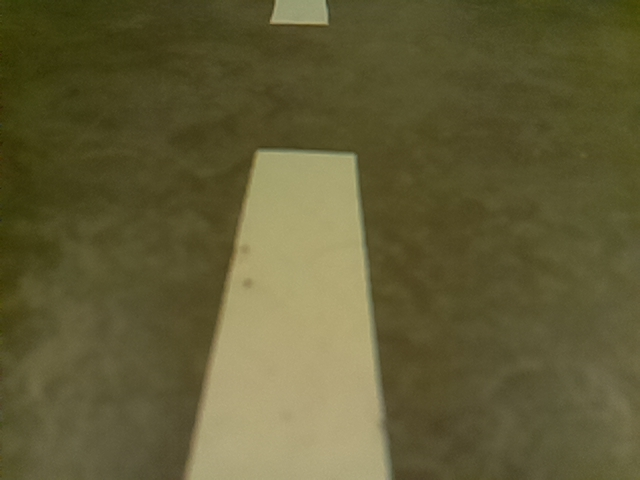
#> input picture src/line_recognition/images/1.jpg, 640 x 480 px; its folder holds only this picture in this run
$ python find_line2.py   (Python 2 division)
#> lines starting #> are read from the running program, lines starting #| are printed output that depends on the picture; after the words box and inside, x2 and y2 are one past the last pixel; in counts of white or black regions, pixels touching at a corner belong together
from skimage.morphology import skeletonize
from skimage import draw, img_as_ubyte
import numpy as np
import matplotlib.pyplot as plt
import cv2
import math

def line_angle(l):
    return int(math.degrees(math.atan2(-(l[3]-l[1]),(l[2]-l[0]))))+180


def sameAngle(line, others):
    for other in others:
        if abs(line_angle(line)%180-line_angle(other)%180) < 40:
            return True
    return False

def onSameLine(line, others):
    other = others[0]
    p1 = (other[0],other[1])
    p2 = (other[2], other[3])
    p3 = (line[0], line[1])
    u = ((p3[0]-p1[0])*(p2[0]-p1[0])+(p3[1]-p1[1])*(p2[1]-p1[1]))/(dist(p2,p1)**2)
    x = p1[0]+u*(p2[0]-p1[0])
    y = p1[1]+u*(p2[1]-p1[1])
    return dist((x,y),p3) < 10

def dist(p1, p2):
    return math.hypot(p1[0]-p2[0],p1[1]-p2[1])

def horizontal(line):
    return -45 < line_angle(line) < 45 or 135 < line_angle(line) < 225 or 315 < line_angle(line) < 360

for i in range(1,56):
    im = cv2.imread('images/%d.jpg'%i)
#> im is the input picture: shape (480, 640, 3); mean B, G, R 53.6, 92, 97.4
    print 'image %d'%i
    im = im[:, :]

    blur = cv2.medianBlur(im,31)
    gray_image = cv2.cvtColor(blur, cv2.COLOR_BGR2GRAY)
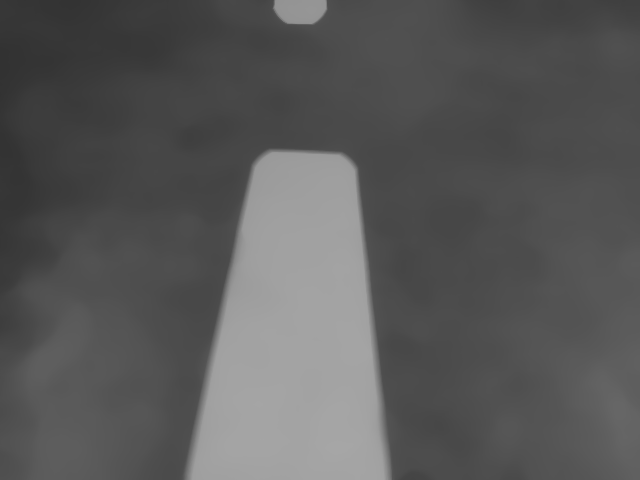
#> gray_image: shape (480, 640); min 50, max 166, mean 89.1
    imthresh = cv2.adaptiveThreshold(gray_image, 255, cv2.ADAPTIVE_THRESH_GAUSSIAN_C, cv2.THRESH_BINARY_INV,11,2)
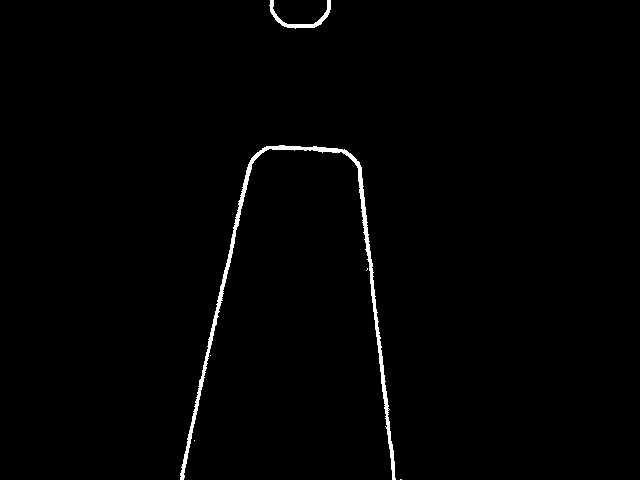
#> imthresh: shape (480, 640); 1.1% white; 6 white regions (4 under 20 px), largest, box (x1, y1, x2, y2) and area: (180, 145, 396, 480) 2941, (269, 0, 331, 29) 371
#> (the run stopped early here; a loop or call above may not have finished)
